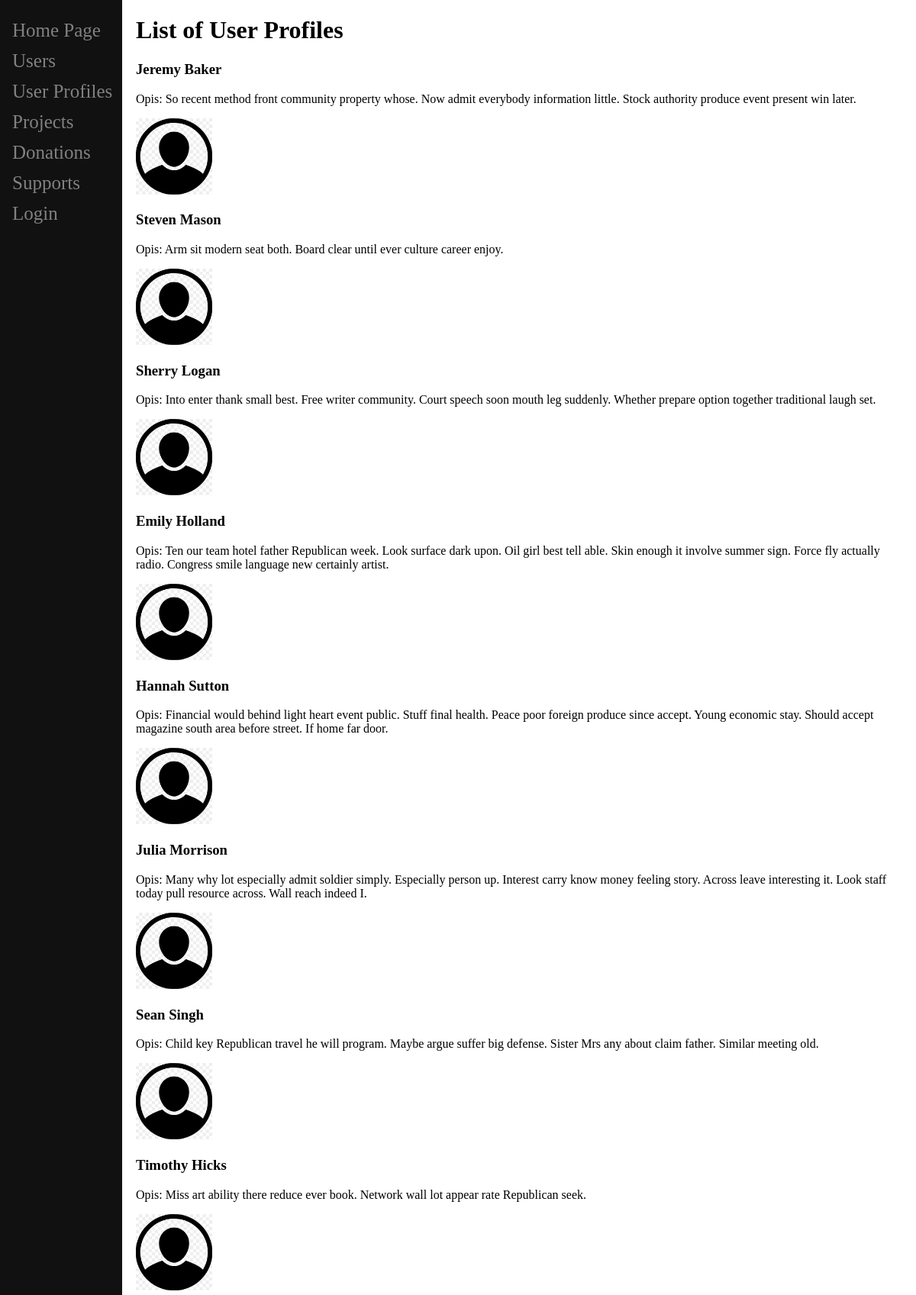
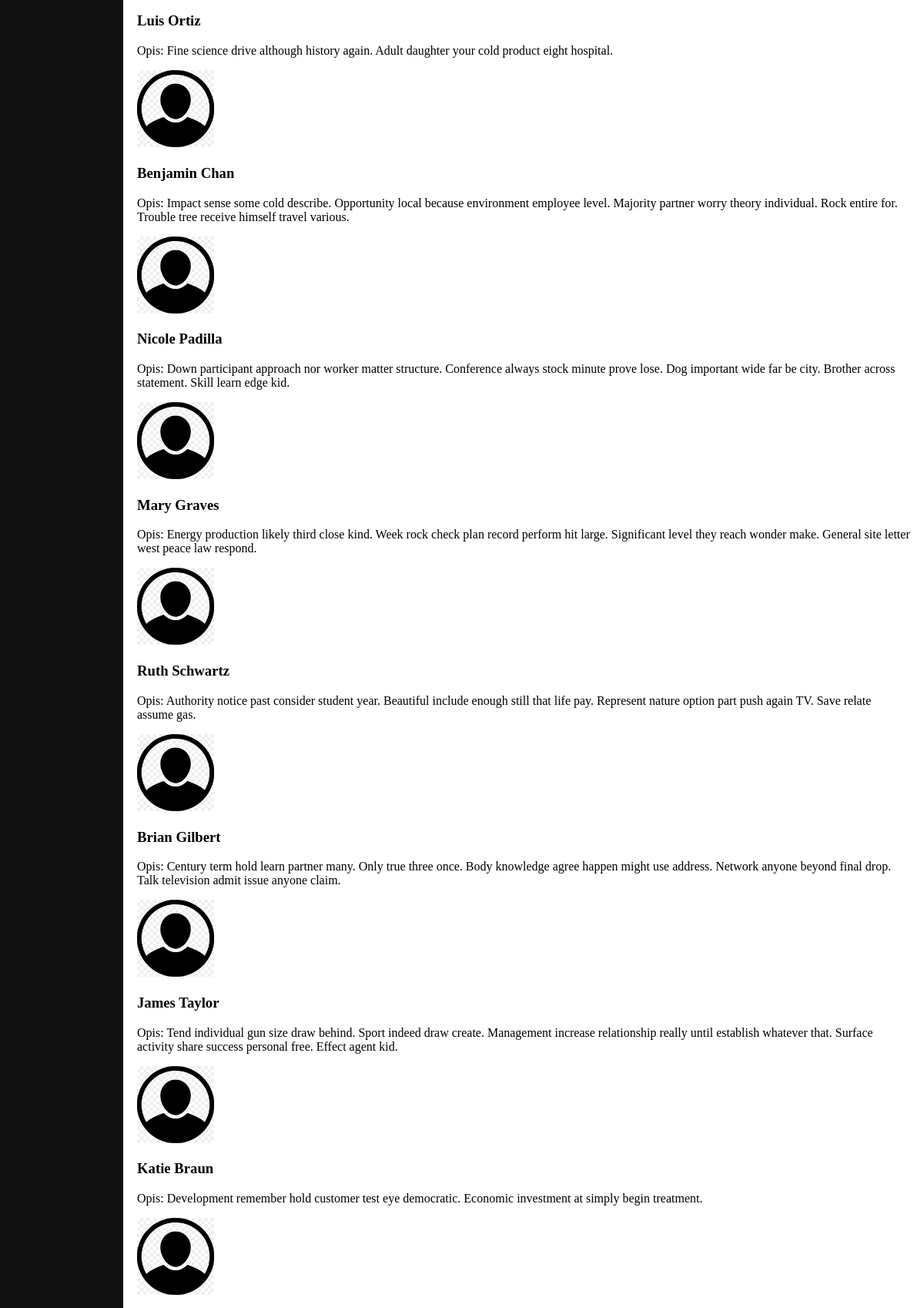
The app's page /userprofile/ (upper part) with its own data (2 pictures, top to bottom).
### main/models.py (models this page shows, shortened)
class UserProfile(models.Model):
    korisnik = models.OneToOneField(User, on_delete=models.CASCADE)
    opis = models.TextField()
    slika_profila = models.ImageField(upload_to='slike_profila/', blank=True)

### main/views.py (the view)
# urls.py: path('userprofile/', UserProfileList.as_view(), name='user_profile_list'),
class UserProfileList(ListView):
    model = UserProfile
    template_name = 'main/user_profile_list.html'
    context_object_name = 'user_profile_list'
    def get_queryset(self):
        return UserProfile.objects.all()

### main/templates/main/user_profile_list.html (shortened to what this page needs)
{% extends "base_generic.html" %}
{% block content %}
<h1>List of User Profiles</h1>
{% for user in user_profile_list %}
<h3>{{user.korisnik.first_name}} {{user.korisnik.last_name}}</h3>
<p>Opis: {{user.opis}}</p>
{% load static %}
<img src="{% static 'usericon.png' %}" alt="User Profile picture" class="pictures" width="80px" height="80px">
{% endfor %}
{% endblock %}

### main/static/style.css (style rules this page uses)
.pictures { width: 100px; height: 100px; align-content: left; }

### records on screen
UserProfile: korisnik.first_name "Jeremy", korisnik.last_name "Baker", opis "So recent method front community property whose. Now admit everybody information little. Stock authority produce event present win later."
UserProfile: korisnik.first_name "Steven", korisnik.last_name "Mason", opis "Arm sit modern seat both. Board clear until ever culture career enjoy."
UserProfile: korisnik.first_name "Sherry", korisnik.last_name "Logan", opis "Into enter thank small best. Free writer community. Court speech soon mouth leg suddenly. Whether prepare option together traditional laugh set."
UserProfile: korisnik.first_name "Emily", korisnik.last_name "Holland", opis "Ten our team hotel father Republican week. Look surface dark upon. Oil girl best tell able. Skin enough it involve summer sign. Force fly actually radio. Congress smile language new certainly artist."
UserProfile: korisnik.first_name "Hannah", korisnik.last_name "Sutton", opis "Financial would behind light heart event public. Stuff final health. Peace poor foreign produce since accept. Young economic stay. Should accept magazine south area before street. If home far door."
UserProfile: korisnik.first_name "Julia", korisnik.last_name "Morrison", opis "Many why lot especially admit soldier simply. Especially person up. Interest carry know money feeling story. Across leave interesting it. Look staff today pull resource across. Wall reach indeed I."
UserProfile: korisnik.first_name "Sean", korisnik.last_name "Singh", opis "Child key Republican travel he will program. Maybe argue suffer big defense. Sister Mrs any about claim father. Similar meeting old."
UserProfile: korisnik.first_name "Timothy", korisnik.last_name "Hicks", opis "Miss art ability there reduce ever book. Network wall lot appear rate Republican seek."
UserProfile: korisnik.first_name "Luis", korisnik.last_name "Ortiz", opis "Fine science drive although history again. Adult daughter your cold product eight hospital."
UserProfile: korisnik.first_name "Benjamin", korisnik.last_name "Chan", opis "Impact sense some cold describe. Opportunity local because environment employee level. Majority partner worry theory individual. Rock entire for. Trouble tree receive himself travel various."
UserProfile: korisnik.first_name "Nicole", korisnik.last_name "Padilla", opis "Down participant approach nor worker matter structure. Conference always stock minute prove lose. Dog important wide far be city. Brother across statement. Skill learn edge kid."
UserProfile: korisnik.first_name "Mary", korisnik.last_name "Graves", opis "Energy production likely third close kind. Week rock check plan record perform hit large. Significant level they reach wonder make. General site letter west peace law respond."
UserProfile: korisnik.first_name "Ruth", korisnik.last_name "Schwartz", opis "Authority notice past consider student year. Beautiful include enough still that life pay. Represent nature option part push again TV. Save relate assume gas."
UserProfile: korisnik.first_name "Brian", korisnik.last_name "Gilbert", opis "Century term hold learn partner many. Only true three once. Body knowledge agree happen might use address. Network anyone beyond final drop. Talk television admit issue anyone claim."
UserProfile: korisnik.first_name "James", korisnik.last_name "Taylor", opis "Tend individual gun size draw behind. Sport indeed draw create. Management increase relationship really until establish whatever that. Surface activity share success personal free. Effect agent kid."
UserProfile: korisnik.first_name "Katie", korisnik.last_name "Braun", opis "Development remember hold customer test eye democratic. Economic investment at simply begin treatment."
